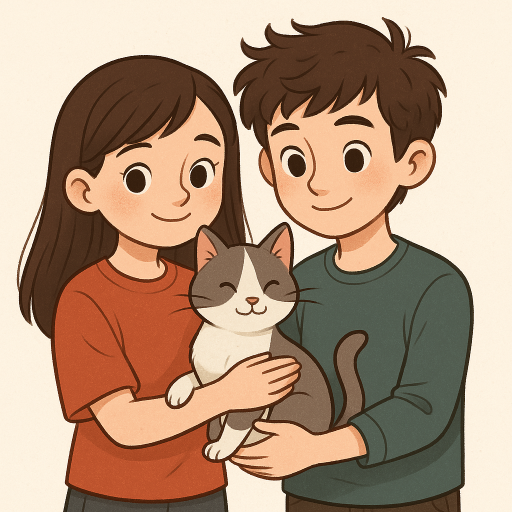
#> input picture phase2/ChatGPT Image Mar 29, 2025 at 01_22_43 PM.png, 1024 x 1024 px, found by its file name (shown at 1/2 size)
$ python canny.py
#> lines starting #> are read from the running program, lines starting #| are printed output that depends on the picture; after the words box and inside, x2 and y2 are one past the last pixel; in counts of white or black regions, pixels touching at a corner belong together
import cv2

image = cv2.imread("/Users/aditi/Desktop/opencv/phase2/ChatGPT Image Mar 29, 2025 at 01_22_43 PM.png", cv2.IMREAD_GRAYSCALE)
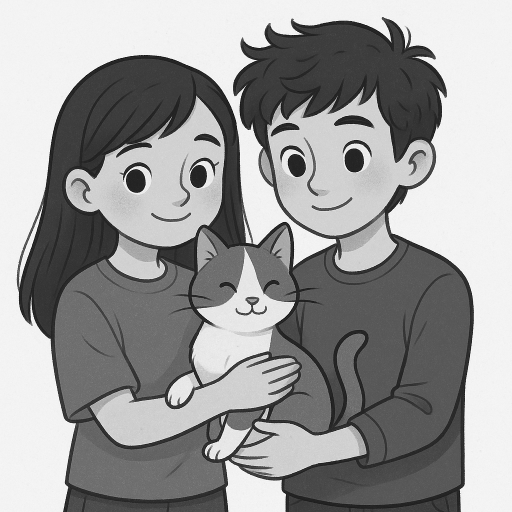
#> image: shape (1024, 1024) (shown at 1/2 size); min 0, max 255, mean 154.4

edge = cv2.Canny(image,150,350)
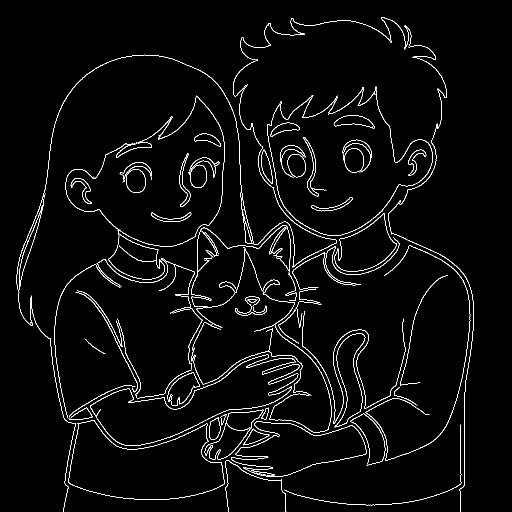
#> edge: shape (1024, 1024) (shown at 1/2 size); 2.8% white in thin lines or dots, all inside (x1, y1, x2, y2) = (33, 34, 948, 1024)

cv2.imshow("orginal", image)
cv2.imshow("new",edge)
cv2.waitKey(0)
cv2.destroyAllWindows()
